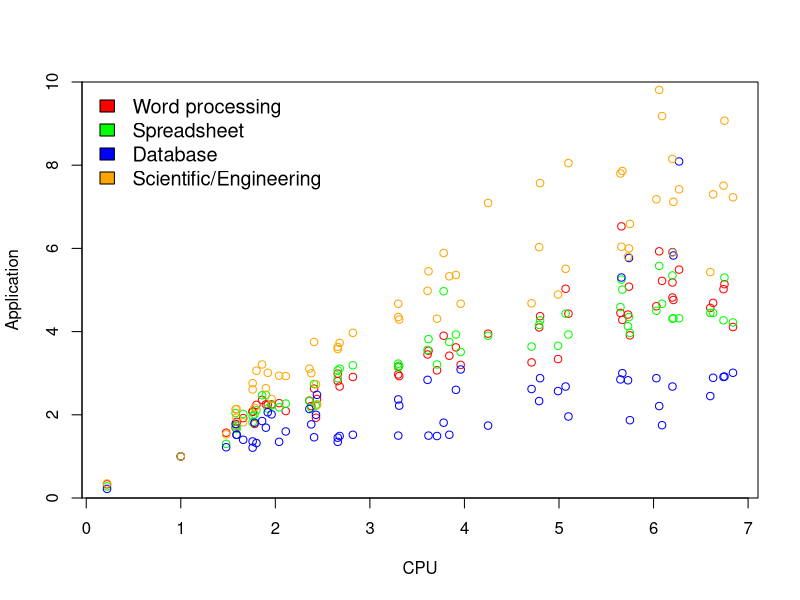

Recreate this plot in R.
#
# byte-benchmark.R, 24 Oct 20


bb=read.csv("byte-dos-app-benchmark.csv", as.is=TRUE)

# Word processing
# WP_mod=glm(SS ~ (CPU+FPU+Disk+Video)^2, data=bb)
WP_mod=glm(WP ~ CPU+Disk, data=bb)
summary(WP_mod)

# Spreadsheet
SS_mod=glm(SS ~ CPU*Disk, data=bb)
summary(SS_mod)

# Database
DB_mod=glm(DB ~ CPU:FPU+Disk, data=bb)
summary(DB_mod)

# Scientific/engineering
SE_mod=glm(Sci.Eng ~ FPU+(CPU+FPU):Disk+CPU:FPU, data=bb)
summary(SE_mod)

# Compiling
CC_mod=glm(Cmplr ~ CPU+CPU:(Disk+Video)+Disk:Video, data=bb)
summary(CC_mod)

plot(bb$CPU, bb$WP, col="red",
	yaxs="i",
	ylim=c(0, 10),
	xlab="CPU", ylab="Application")
points(bb$CPU, bb$SS, col="green")
points(bb$CPU, bb$DB, col="blue")
points(bb$CPU, bb$Sci.Eng, col="orange")

legend(x="topleft", legend=c("Word processing", "Spreadsheet", "Database", "Scientific/Engineering"), bty="n", fill=c("red", "green", "blue", "orange"), cex=1.2)


# > mean(bb$CPU)
# [1] 3.798689
# > mean(bb$Disk)
# [1] 2.297705
# > mean(bb$FPU)
# [1] 10.06492
# > mean(bb$Video)
# [1] 2.391803
# 

# Output
#
# > WP_mod=glm(WP ~ CPU+Disk, data=bb)
# > summary(WP_mod)
# 
# Call:
# glm(formula = WP ~ CPU + Disk, data = bb)
# 
# Deviance Residuals: 
#      Min        1Q    Median        3Q       Max  
# -1.00036  -0.19357   0.01398   0.21441   1.00811  
# 
# Coefficients:
#             Estimate Std. Error t value Pr(>|t|)    
# (Intercept)  0.66170    0.11051   5.987 1.43e-07 ***
# CPU          0.56580    0.03016  18.762  < 2e-16 ***
# Disk         0.23614    0.03759   6.282 4.65e-08 ***
# ---
# Signif. codes:  0 ‘***’ 0.001 ‘**’ 0.01 ‘*’ 0.05 ‘.’ 0.1 ‘ ’ 1
# 
# (Dispersion parameter for gaussian family taken to be 0.1350409)
# 
#     Null deviance: 105.7244  on 60  degrees of freedom
# Residual deviance:   7.8324  on 58  degrees of freedom
# AIC: 55.901
# 
# Number of Fisher Scoring iterations: 2
# 
# > 
# > # Spreadsheet
# > SS_mod=glm(SS ~ CPU*Disk, data=bb)
# > summary(SS_mod)
# 
# Call:
# glm(formula = SS ~ CPU * Disk, data = bb)
# 
# Deviance Residuals: 
#      Min        1Q    Median        3Q       Max  
# -0.84897  -0.27586  -0.04357   0.22080   1.33001  
# 
# Coefficients:
#             Estimate Std. Error t value Pr(>|t|)    
# (Intercept) -0.45710    0.31596  -1.447    0.153    
# CPU          0.81247    0.05921  13.721  < 2e-16 ***
# Disk         1.03431    0.19669   5.259 2.27e-06 ***
# CPU:Disk    -0.16463    0.03322  -4.955 6.81e-06 ***
# ---
# Signif. codes:  0 ‘***’ 0.001 ‘**’ 0.01 ‘*’ 0.05 ‘.’ 0.1 ‘ ’ 1
# 
# (Dispersion parameter for gaussian family taken to be 0.1510187)
# 
#     Null deviance: 87.6692  on 60  degrees of freedom
# Residual deviance:  8.6081  on 57  degrees of freedom
# AIC: 63.662
# 
# Number of Fisher Scoring iterations: 2
# 
# > 
# > # Database
# > DB_mod=glm(DB ~ CPU:FPU+Disk, data=bb)
# > summary(DB_mod)
# 
# Call:
# glm(formula = DB ~ CPU:FPU + Disk, data = bb)
# 
# Deviance Residuals: 
#      Min        1Q    Median        3Q       Max  
# -2.80379  -0.25886  -0.03463   0.31030   2.12625  
# 
# Coefficients:
#             Estimate Std. Error t value Pr(>|t|)    
# (Intercept) 0.599700   0.182435   3.287  0.00172 ** 
# Disk        0.527579   0.070578   7.475 4.66e-10 ***
# CPU:FPU     0.010899   0.002134   5.108 3.80e-06 ***
# ---
# Signif. codes:  0 ‘***’ 0.001 ‘**’ 0.01 ‘*’ 0.05 ‘.’ 0.1 ‘ ’ 1
# 
# (Dispersion parameter for gaussian family taken to be 0.5643713)
# 
#     Null deviance: 107.349  on 60  degrees of freedom
# Residual deviance:  32.734  on 58  degrees of freedom
# AIC: 143.14
# 
# Number of Fisher Scoring iterations: 2
# 
# > 
# > # Scientific/engineering
# > SE_mod=glm(Sci.Eng ~ FPU+(CPU+FPU):Disk+CPU:FPU, data=bb)
# > summary(SE_mod)
# 
# Call:
# glm(formula = Sci.Eng ~ FPU + (CPU + FPU):Disk + CPU:FPU, data = bb)
# 
# Deviance Residuals: 
#      Min        1Q    Median        3Q       Max  
# -1.89273  -0.33157  -0.06169   0.26032   2.23902  
# 
# Coefficients:
#             Estimate Std. Error t value Pr(>|t|)    
# (Intercept)  0.27478    0.33499   0.820   0.4155    
# FPU          0.58923    0.08078   7.294 1.13e-09 ***
# CPU:Disk     0.44895    0.05200   8.634 7.08e-12 ***
# FPU:Disk    -0.17137    0.02262  -7.576 3.87e-10 ***
# FPU:CPU     -0.02714    0.01044  -2.600   0.0119 *  
# ---
# Signif. codes:  0 ‘***’ 0.001 ‘**’ 0.01 ‘*’ 0.05 ‘.’ 0.1 ‘ ’ 1
# 
# (Dispersion parameter for gaussian family taken to be 0.6098904)
# 
#     Null deviance: 307.894  on 60  degrees of freedom
# Residual deviance:  34.154  on 56  degrees of freedom
# AIC: 149.73
# 
# Number of Fisher Scoring iterations: 2
# 
# > 
# > # Compiling
# > CC_mod=glm(Cmplr ~ CPU+CPU:(Disk+Video)+Disk:Video, data=bb)
# > summary(CC_mod)
# 
# Call:
# glm(formula = Cmplr ~ CPU + CPU:(Disk + Video) + Disk:Video, 
#     data = bb)
# 
# Deviance Residuals: 
#      Min        1Q    Median        3Q       Max  
# -1.25602  -0.25274  -0.00865   0.18438   2.25420  
# 
# Coefficients:
#             Estimate Std. Error t value Pr(>|t|)    
# (Intercept) -0.33211    0.26366  -1.260  0.21303    
# CPU          1.08385    0.13670   7.928 1.01e-10 ***
# CPU:Disk    -0.08801    0.03156  -2.789  0.00721 ** 
# CPU:Video   -0.15955    0.03273  -4.874 9.39e-06 ***
# Disk:Video   0.32626    0.06577   4.961 6.90e-06 ***
# ---
# Signif. codes:  0 ‘***’ 0.001 ‘**’ 0.01 ‘*’ 0.05 ‘.’ 0.1 ‘ ’ 1
# 
# (Dispersion parameter for gaussian family taken to be 0.2543004)
# 
#     Null deviance: 141.879  on 60  degrees of freedom
# Residual deviance:  14.241  on 56  degrees of freedom
# AIC: 96.37
# 
# Number of Fisher Scoring iterations: 2
# 
# 
